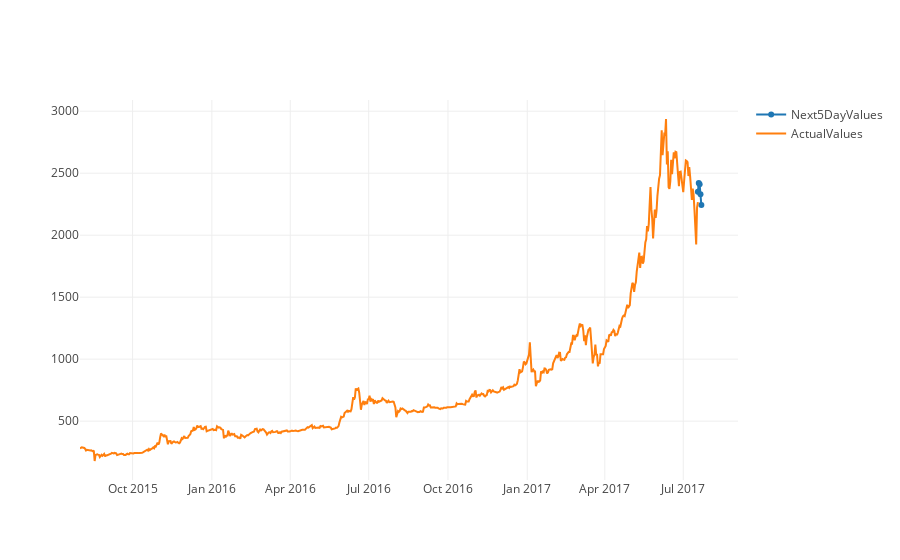

This figure's notebook cell:
### Code cell
our_Predict = go.Scatter( x = prediction.index, y = prediction.predictionPrice, name = 'Next5DayValues')

iplot([our_Predict, ActualValues])
# Последнее значение во фрейме "Актуальное значение" - значение в реседине дня. Не в конце торгов
#( прогноз от 18 числа) С затравкой

### Figure 1 — Plotly figure (JSON) as saved in the notebook; plotly's stock layout.template omitted (floating-point values rounded to 4 significant figures; data arrays with more than 128 entries replaced by an {"elided": "..."} marker saying what was removed)
{"data": [{"name": "Next5DayValues", "type": "scatter", "x": ["2017-07-18", "2017-07-19", "2017-07-20", "2017-07-21", "2017-07-22"], "y": [2350.0, 2421.0, 2411.0, 2331.0, 2243.0]}, {"name": "ActualValues", "type": "scatter", "x": {"elided": "718 str values"}, "y": {"elided": "718 float values"}}], "layout": {}}
